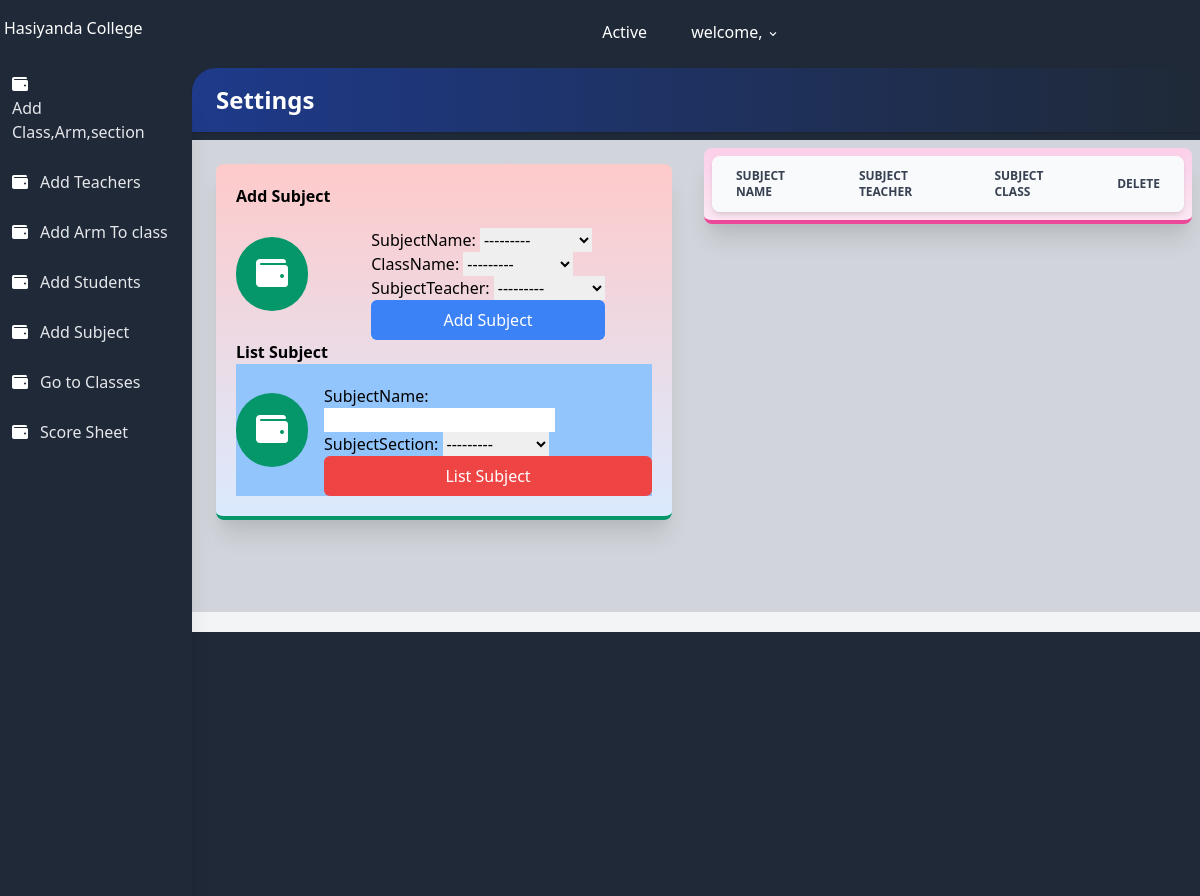
Before: /subjectCreate/ with the older database file.
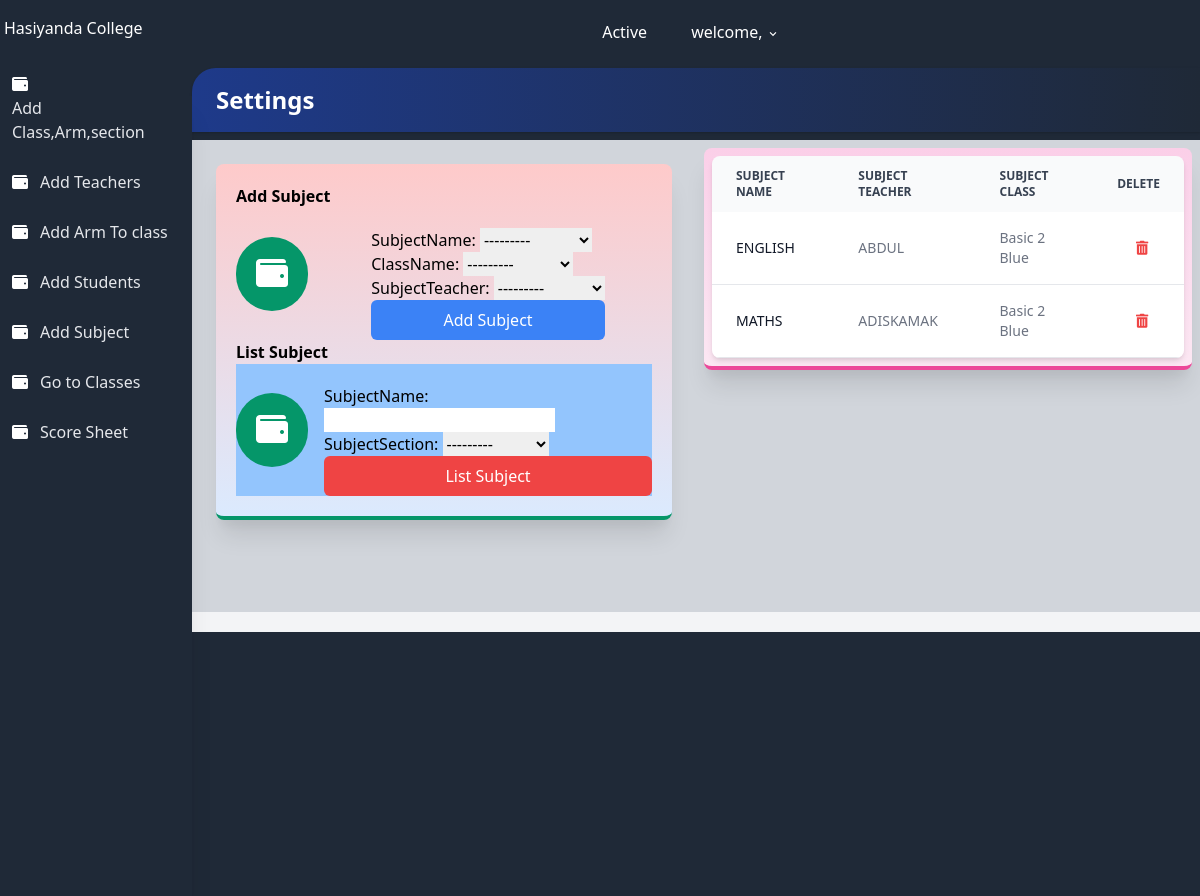
After: the same page with the newer database file.
### result/models.py (models this page shows, shortened)
class classArmTeacher(models.Model):
    className = models.ForeignKey(all_class, on_delete=models.CASCADE, null=True)
    classArm = models.ForeignKey(classArm, related_name='classArm', on_delete=models.CASCADE, null=True)
    classTeacher = models.ForeignKey(User, on_delete=models.SET_NULL, null=True)
    date = models.DateTimeField(auto_now_add=True)
    def __str__(self):
        return str(self.className) + ' ' + str(self.classArm)
    class Meta:
        ordering = ['className']

class all_class(models.Model):
    className = models.CharField(max_length=100 , unique=True)
    section = models.ForeignKey(section, on_delete=models.CASCADE, null=True)
    complete = models.BooleanField(default=False)
    date = models.DateTimeField(auto_now_add=True)
    def __str__(self):
        return self.className
    class Meta:
        ordering = ['className']

class allsubject(models.Model):
    subjectTeacher = models.ForeignKey(User, on_delete=models.SET_NULL, null=True)
    className = models.ForeignKey(classArmTeacher, related_name="subjectclass", on_delete=models.CASCADE, null=True)
    subjectName = models.ForeignKey(subjectList, on_delete=models.CASCADE, null=True)
    date = models.DateField(auto_now_add=True)
    class Meta:
        ordering = ['subjectName']

class subjectList(models.Model):
    subjectName = models.CharField(max_length=100,null=True)
    subjectSection = models.ForeignKey('section',on_delete=models.CASCADE,null=True)
    def __str__(self):
        return self.subjectName

class classArm(models.Model):
    armName = models.CharField(max_length=100 , unique=True)
    def __str__(self):
        return self.armName
    class Meta:
        ordering = ['armName']

### users/models.py (models this page shows, shortened)
class User(AbstractUser):
    class Role(models.TextChoices):
        ADMIN = 'admin'
        TEACHER = 'teacher'
        STUDENT = 'student'
    base_role = Role.TEACHER
    role = models.CharField(max_length=10, choices= Role.choices , null=True, blank=True)
    section = models.ForeignKey('result.section', on_delete=models.SET_NULL, null=True , blank=True)
    class Meta:
        db_table = 'auth_user'
    def __str__(self):
        return self.username

### result/views.py (the view, shortened to what this page needs)
# urls.py: path('subjectCreate/', subjectCreate.as_view(), name='subjectCreate'),
class subjectCreate(TemplateView):
    template_name = 'result/subjectCreate.html'
    def get_context_data(self, **kwargs):
        context = super(subjectCreate, self).get_context_data(**kwargs)
        context['allsubject'] = allsubject.objects.all()
        context['subjectListForm'] = subjectListForm()
        context['subjectForm'] = SubjectForm()
        return context

### result/forms.py
class subjectListForm(forms.ModelForm):
    class Meta:
        model = subjectList
        fields = ['subjectName', 'subjectSection']

class SubjectForm(forms.ModelForm):
    class Meta:
        model = allsubject
        fields = ['subjectName', 'className', 'subjectTeacher']

### result/models.py (called while the page is built)
    def __str__(self):
        return self.sectionName

### result/templates/result/subjectCreate.html (shortened to what the changed rows need)
{% extends 'settingsbase.html' %}
{% load static %}
{% block content %}
<main>
    <div class="flex flex-col md:flex-row">
     <section>
    <div id="main" class="main-content flex-1 bg-gray-300 mt-12 md:mt-2 pb-24 md:pb-5">
        <div class="flex flex-wrap">
        <div class="w-full md:w-1/2 xl:w-1/3 p-6">
                        <div class="bg-gradient-to-b from-red-200 to-blue-100 border-b-4 border-green-600 rounded-lg shadow-xl p-5">
                            <h1 class="font-bold">Add Subject</h1>
                            <div class="flex flex-row items-center">
                                <div class="max-w-lg mx-auto">
                                <form method="post" class="mt-5">
                                    {{ subjectForm.as_p }}
                                </form>
                            </div>
                            </div>
                        <h1 class="font-bold">List Subject</h1>
                        </div>
                    </div>
                    <div class="w-full md:w-1/2 xl:w-2/3 p-2">
                        <div class="bg-gradient-to-b from-pink-200 to-pink-100 border-b-4 border-pink-500 rounded-lg shadow-xl p-2">
                                <div class="overflow-x-auto relative shadow-md sm:rounded-lg">
                                    <table class="w-full text-sm text-left text-gray-500 dark:text-gray-400">
                                        <thead class="text-xs text-gray-700 uppercase bg-gray-50 dark:bg-gray-700 dark:text-gray-400">
                                            <tr>
                                                <th scope="col" class="py-3 px-6">
                                                    Subject Name
                                                </th>
                                                <th scope="col" class="py-3 px-6">
                                                    Subject Teacher
                                                </th>
                                                <th scope="col" class="py-3 px-6">
                                                    Subject Class
                                                </th>
                                                <th scope="col" class="py-3 px-6">
                                                    Delete
                                                </th>
                                            </tr>
                                        </thead>
                                        <tbody>
                                            {% for subject in allsubject %}
                                            <tr class="bg-white border-b dark:bg-gray-800 dark:border-gray-700 hover:bg-gray-50 dark:hover:bg-gray-600">
                                                <th scope="row" class="py-4 px-6 font-medium text-gray-900 whitespace-nowrap dark:text-white">
                                                    {{ subject.subjectName}}
                                                </th>
                                                <td class="py-4 px-6">
                                                    {{ subject.subjectTeacher}}
                                                </td>
                                                <td class="py-4 px-6">
                                                    {{ subject.className}}
                                                </td>
                                                <td class="py-4 px-6">
                                                    <div class="flex item-center justify-end">
                                                        <div class="w-4 mr-2 transform hover:text-purple-500 hover:scale-110">
                                                            <a href="{% url 'result:deleteSubject' subject.id %}" class="text-red-500 hover:text-red-600">
                                                                <i class="fas fa-trash-alt"></i>
                                                            </a>
                                                        </div>
                                                </td>
                                            </tr>
                                            {% endfor %}
                                        </tbody>
                                    </table>
                                </div>
                        </div>
                    </div>
        </div>
        </section>
    </div>
</main>
{% endblock %}

Changed rows visible on the page:
added allsubject: subjectName "ENGLISH", subjectTeacher "ABDUL", className "Basic 2 Blue"
added allsubject: subjectName "MATHS", subjectTeacher "ADISKAMAK", className "Basic 2 Blue"
